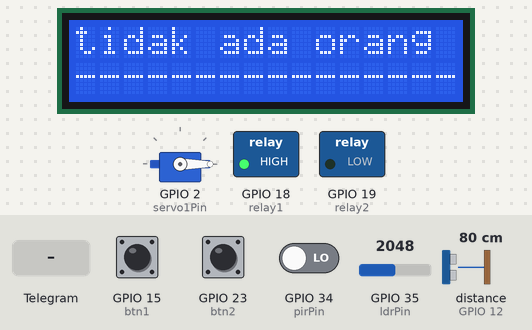
A sketch run on a simulated ESP32. Shown: servo, 16×2 character LCD, switched loads named in the sketch (green lamp = pin HIGH). Wiring (inferred from the names in the program): ultrasonic range finder: trigger GPIO 13; echo GPIO 12. The inputs (shaded band) are chosen by the test bench; at power-on: GPIO 34 (pirPin) LOW, distance to the obstacle (sensor on GPIO 12) 80 cm, GPIO 15 (btn1) LOW, GPIO 23 (btn2) LOW, GPIO 35 (ldrPin) = 2048. The echo pulse lasts 58.3 µs per cm; WiFi joins after 1.5 s; servers stay silent unless stated; pins used as bus, display or sensor lines are not drawn; what the sketch prints to the serial monitor is not drawn.

Above: at 3.2 s.
3.3 s: GPIO 34 (pirPin) driven HIGH
At 4.5 s:
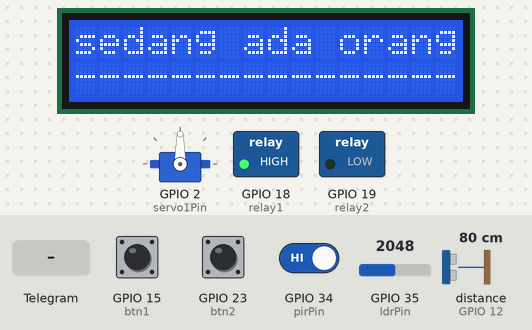
4.8 s: GPIO 34 (pirPin) driven LOW
At 5.5 s:
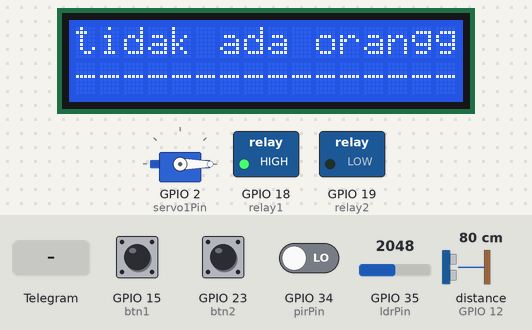
6.5 s: Telegram message "/lampu_Nyala" received
At 8.1 s:
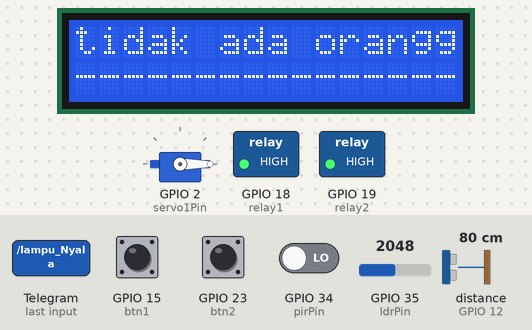
9.7 s: distance to the obstacle (sensor on GPIO 12) set to 4 cm
11.2 s: distance to the obstacle (sensor on GPIO 12) set to 2 cm
At 11.6 s:
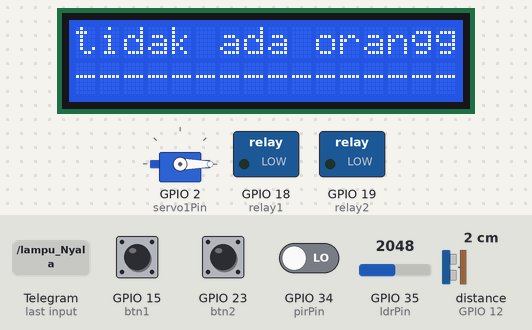
12.7 s: Telegram message "/lampu_Nyala" received
At 13.9 s:
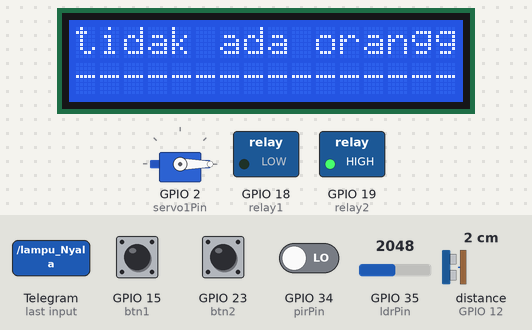
Timing chart, 0 to 15.7 s (numbered marks = the images above; inputs shaded):
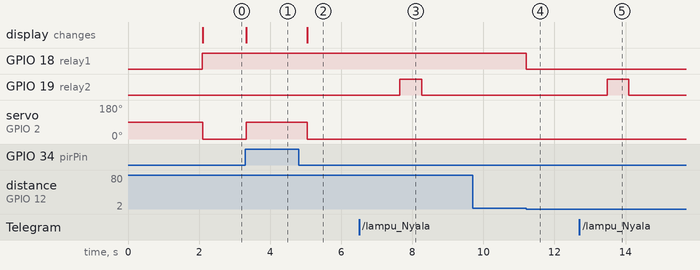

The sketch:

testing.ino
```cpp
#include <WiFi.h>
#include <WiFiClientSecure.h>
#include <UniversalTelegramBot.h>
#include <ArduinoJson.h>
#include <ESP32Servo.h>
#include <Wire.h>
#include <LiquidCrystal_I2C.h>

const char* ssid = "MASQOMAR_21 0365";
const char* password = "budakcindo";

// inisialisasi Bot Token
#define BOTtoken "6236249395:AAFYKmTJUcZmcOVPUIQdsSQf5O2mtv5yqVg"  // Bot Token dari BotFather

// chat id dari @myidbot
#define CHAT_ID "1365262211"

WiFiClientSecure client;
UniversalTelegramBot bot(BOTtoken, client);

int botRequestDelay = 1000;
unsigned long lastTimeBotRan;

LiquidCrystal_I2C lcd(0x27, 16, 2);

Servo myservo;

const int btn1 = 15;
const int btn2 = 23;

const int servo1Pin = 2;

const int relay1 = 18;
const int relay2 = 19;

const int TrigPin = 13;
const int echoPin = 12;

const int ldrPin = 35;

const int pirPin = 34;

// dalam bak mandi in cm
int bakMandi = 17;

int lampValue = 0;
int pompavalue = 0;

int BtnlampValue = 0;
int Btnpompavalue = 0;

int pirStatus = 0;

float jarak;

// pesan status
String pesanAda = "sedang ada orang";
String pesanTidakAda = "tidak ada orang";

void setup(){
    myservo.attach(servo1Pin);

    lcd.init();
    lcd.backlight();
    lcd.setCursor(0,1);
    lcd.print("----------------");

    pinMode(btn1, INPUT);
    pinMode(btn2, INPUT);

    pinMode(relay1, OUTPUT);
    pinMode(relay2, OUTPUT);

    pinMode(TrigPin, OUTPUT);
    pinMode(echoPin, INPUT);

    pinMode(ldrPin, INPUT);

    pinMode(pirPin, INPUT);

    Serial.begin(9600);

    // Koneksi Ke Wifi
    WiFi.mode(WIFI_STA);
    WiFi.begin(ssid, password);
    #ifdef ESP32
        client.setCACert(TELEGRAM_CERTIFICATE_ROOT);
    #endif
    while (WiFi.status() != WL_CONNECTED) {
    delay(1000);
    Serial.println("Connecting to WiFi..");
    }
    // Print ESP32 Local IP Address
    Serial.println(WiFi.localIP());
}
void onLamp(){
    digitalWrite(relay2, HIGH);
    lampValue = 1;
}
void offLamp(){
    digitalWrite(relay2, LOW);
    lampValue = 0;
}

void onPompa(){
    digitalWrite(relay1, HIGH);
    pompavalue = 1;
}

void offPompa(){
    digitalWrite(relay1, LOW);
    pompavalue = 0;
}

void lampu( int sensor){
    // Serial.println(sensor);
    if(sensor > 3000){
        if(lampValue == 0){
            onLamp();
        }
    } else {
            offLamp();
    }

}

int btnValue(int input, String text){
    if (text == "lampu"){
        if(input){
            BtnlampValue++;
            if(BtnlampValue > 1) {
                BtnlampValue = 0;
            }
            delay(250);
        }
        return BtnlampValue;
    }else{
        if(input){
            Btnpompavalue++;
            if(Btnpompavalue > 1) {
                Btnpompavalue = 0;
            }
            delay(250);
        }
        return Btnpompavalue;
    }
}

float range(){
    //jarak in cm
    digitalWrite(TrigPin, LOW);
    delayMicroseconds(2);
    digitalWrite(TrigPin, HIGH);
    delayMicroseconds(10);
    digitalWrite(TrigPin, LOW);

    long duration = pulseIn(echoPin, HIGH);
    float rangepoin = duration * 0.034 / 2;

    // Serial.print("jarak fungsi : ");
    // Serial.println(rangepoin);

    return rangepoin;
}

void pompa(float range) {
    if((jarak/(bakMandi-2))* 100 > 50.00) {
        onPompa();
    } if ((jarak/(bakMandi-2))* 100 <= 15.00) {
        Btnpompavalue = 0;
        offPompa();
    }
}

 void handleNewMessages(int numNewMessages, float rangevalue) {
    Serial.println("handleNewMessages");
    Serial.println(String(numNewMessages));

    for (int i=0; i<numNewMessages; i++) {
        String chat_id = String(bot.messages[i].chat_id);
        if (chat_id != CHAT_ID){
            bot.sendMessage(chat_id, "Unauthorized user", "");
            continue;
        }

        String text = bot.messages[i].text;
        Serial.println(text);
        String from_name = bot.messages[i].from_name;

        if (text == "/start") {
            String control = "Selamat Datang, " + from_name + ".\n";
            control += "Gunakan Commands Di Bawah Untuk Control Lednya.\n\n";
            control += "/cek_status Untuk mengecek ada orang atau tidak\n";
            control += "/cek_air Untuk mengecek kapasitas air yang ada di bak mandi \n";
            control += "/isi_air untuk mengisi air ke bak mandi\n";
            control += "/lampu_Nyala Untuk Menyalakan lampu \n";
            control += "/lampu_Mati Untuk Matikan lampu \n";
            bot.sendMessage(chat_id, control, "");
        }

        if (text == "/cek_status") {
            bot.sendMessage(chat_id, "status kamar mandi\n", "");
            if (pirStatus == 1) {
                bot.sendMessage(chat_id, pesanAda, "");
            } else {
                bot.sendMessage(chat_id, pesanTidakAda, "");
            }

        }

        if (text == "/cek_air") {
            bot.sendMessage(chat_id, "kapasitas air", "");
            bot.sendMessage(chat_id, String((((rangevalue/bakMandi)*100)-100)*-1) + " % ", "");
        }
        if (text == "/isi_air") {
            if(pompavalue == 0) {
                onPompa();
                bot.sendMessage(chat_id, "isi air", "");
                Serial.println("isi air");
            } else {
                bot.sendMessage(chat_id, "air sedang di isi", "");
            }

        }
        if (text == "/lampu_Mati") {
            if (lampValue == 1 ){
                offLamp();
                bot.sendMessage(chat_id, "lampu di matikan", "");
                // Serial.println("lampu mati");
            } else {
                bot.sendMessage(chat_id, "lampu sudah matikan", "");
            }

        }
        if (text == "/lampu_Nyala") {

            if (lampValue == 0 ){
                onLamp();
                bot.sendMessage(chat_id, "lampu di dihidupkan", "");
            //     Serial.println("lampu hidup");
            }
            else {
                bot.sendMessage(chat_id, "lampu sudah hidup", "");
            }
        }
    }
}

void loop(){
    jarak = range();

    // Serial.println((jarak/bakMandi)* 100);
    pompa(jarak);

    BtnlampValue = btnValue(digitalRead(btn1), "lampu");
    if(BtnlampValue == 1){
        if(lampValue == 0) {
            onLamp();
        }
    }

    Btnpompavalue = btnValue(digitalRead(btn2), "pompa");

    // Serial.println(Btnpompavalue);
    if(Btnpompavalue == 1 ){
        if(pompavalue == 0){
            onPompa();
        }
    }

    if (digitalRead(pirPin)) {
        pirStatus = 1;
        lcd.setCursor(0,0);
        lcd.print(pesanAda);
        myservo.write(90);

        lampu(analogRead(ldrPin));
        Serial.println(analogRead(ldrPin));
    } else {
        // delay(2000);
        pirStatus = 0;
        lcd.setCursor(0,0);
        lcd.print(pesanTidakAda);
        myservo.write(0);
        if(lampValue == 1){
            BtnlampValue = 0;
            offLamp();
        }
    }


    if (millis() > lastTimeBotRan + botRequestDelay)  {
        int numNewMessages = bot.getUpdates(bot.last_message_received + 1);
        Serial.println(numNewMessages);

        while(numNewMessages) {
            Serial.println("got response");
            handleNewMessages(numNewMessages, jarak);
            numNewMessages = bot.getUpdates(bot.last_message_received + 1);
        }
        lastTimeBotRan = millis();
    }
}
```

Measured:
- the behaviour switches between 3 and 2 cm on distance to the obstacle (sensor on GPIO 12) (found by bisection; images 3 and 4)
- after the input at 3.3 s, servo on GPIO 2 (servo1Pin): 0° → 90° at once; the display: changes at once (image 1)
- after the input at 4.8 s, servo on GPIO 2 (servo1Pin): 90° → 0° after 0.25 s; the display: changes after 0.25 s (image 2)
- after the input at 6.5 s, GPIO 19 (relay2): LOW → HIGH after 1.1 s, → LOW 0.62 s later
- after the input at 9.7 s, every drawn part: stays the same
- after the input at 11.2 s, GPIO 18 (relay1): HIGH → LOW at once
- after the input at 12.7 s, GPIO 19 (relay2): LOW → HIGH after 0.78 s, → LOW 0.62 s later
